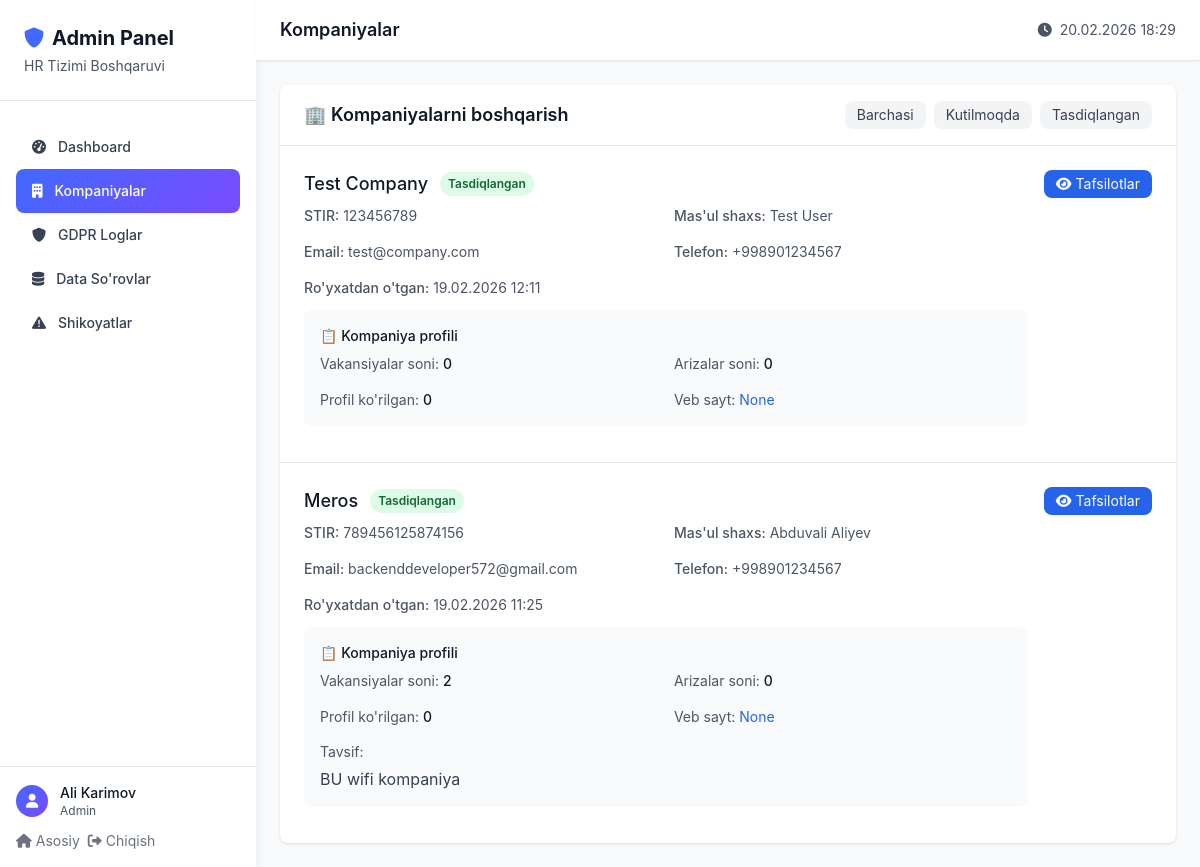
The page /admin-panel/companies/ (signed in) on the database its author committed.
### hr_bolim/models.py (models this page shows, shortened)
class User(AbstractUser):
    ROLE_CHOICES = (
        ("candidate","Ish izlovchi"),
        ("employer","Ish beruvchi"),
        ("admin","Admin")
    )
    role = models.CharField(max_length=20,choices=ROLE_CHOICES)
    phone = models.CharField(max_length=20,blank=True,null=True)
    consent_given = models.BooleanField(default=False)
    consent_date = models.DateTimeField(blank=True,null=True)
    consent_policy_version = models.CharField(max_length=10,blank=True,null=True)
    data_retention_until = models.DateTimeField(blank=True,null=True)
    is_delete = models .BooleanField(default=False)
    created_at = models.DateTimeField(auto_now_add=True)
    update_at = models.DateTimeField(auto_now=True)
    is_staff = models.BooleanField(default=False)
    is_superuser = models.BooleanField(default=False)

class Company(models.Model):
    user = models.OneToOneField(User, on_delete=models.CASCADE, related_name='company')
    company_name = models.CharField(max_length=200)
    stir = models.CharField(max_length=50, unique=True, help_text="STIR / Ro'yxat raqami")
    email = models.EmailField()
    responsible_person = models.CharField(max_length=150)
    phone = models.CharField(max_length=20)
    data_processing_consent = models.BooleanField(default=False)
    consent_date = models.DateTimeField(blank=True, null=True)
    is_verified = models.BooleanField(default=False)
    created_at = models.DateTimeField(auto_now_add=True)
    updated_at = models.DateTimeField(auto_now=True)

class CompanyProfile(models.Model):
    company = models.OneToOneField(Company, on_delete=models.CASCADE, related_name='profile')
    logo = models.ImageField(upload_to='company_logos/', blank=True, null=True)
    description = models.TextField()
    address = models.TextField()
    website = models.URLField(blank=True, null=True)
    facebook = models.URLField(blank=True, null=True)
    linkedin = models.URLField(blank=True, null=True)
    instagram = models.URLField(blank=True, null=True)
    telegram = models.URLField(blank=True, null=True)
    total_jobs_posted = models.PositiveIntegerField(default=0)
    total_applications = models.PositiveIntegerField(default=0)
    profile_views = models.PositiveIntegerField(default=0)
    created_at = models.DateTimeField(auto_now_add=True)
    updated_at = models.DateTimeField(auto_now=True)

### hr_bolim/views.py (the view)
# urls.py: path('admin-panel/companies/', admin_companies, name='admin_companies'),
@login_required
def admin_companies(request):
    if request.user.role != 'admin' and not request.user.is_superuser:
        return redirect('home')
    companies = Company.objects.all().order_by('-created_at')
    context = {
        'companies': companies,
    }
    return render(request, 'hr_bolim/admin/companies.html', context)

### hr_bolim/templates/hr_bolim/admin/companies.html (shortened to what this page needs)
{% extends 'hr_bolim/admin/base_admin.html' %}
{% block page_title %}Kompaniyalar{% endblock %}
{% block admin_content %}
<div class="bg-white rounded-lg shadow">
    <div class="px-6 py-4 border-b border-gray-200">
        <div class="flex justify-between items-center">
            <h2 class="text-lg font-semibold text-gray-900">🏢 Kompaniyalarni boshqarish</h2>
            <div class="flex space-x-2">
                <a href="?status=" class="px-3 py-1 text-sm {% if status_filter == '' %}bg-gray-900 text-white{% else %}bg-gray-100 text-gray-700{% endif %} rounded-lg">
                    Barchasi
                </a>
                <a href="?status=pending" class="px-3 py-1 text-sm {% if status_filter == 'pending' %}bg-yellow-100 text-yellow-800{% else %}bg-gray-100 text-gray-700{% endif %} rounded-lg">
                    Kutilmoqda
                </a>
                <a href="?status=verified" class="px-3 py-1 text-sm {% if status_filter == 'verified' %}bg-green-100 text-green-800{% else %}bg-gray-100 text-gray-700{% endif %} rounded-lg">
                    Tasdiqlangan
                </a>
            </div>
        </div>
    </div>
    <div class="divide-y divide-gray-200">
        {% for company in companies %}
        <div class="p-6 hover:bg-gray-50">
            <div class="flex justify-between items-start">
                <div class="flex-1">
                    <div class="flex items-center space-x-3 mb-2">
                        <h3 class="text-lg font-medium text-gray-900">{{ company.company_name }}</h3>
                        <span class="px-2 py-1 text-xs font-semibold rounded-full {% if company.is_verified %}bg-green-100 text-green-800{% else %}bg-yellow-100 text-yellow-800{% endif %}">
                            {% if company.is_verified %}Tasdiqlangan{% else %}Kutilmoqda{% endif %}
                        </span>
                    </div>
                    <div class="grid grid-cols-1 md:grid-cols-2 gap-4 text-sm text-gray-600 mb-3">
                        <div>
                            <span class="font-medium">STIR:</span> {{ company.stir }}
                        </div>
                        <div>
                            <span class="font-medium">Mas'ul shaxs:</span> {{ company.responsible_person }}
                        </div>
                        <div>
                            <span class="font-medium">Email:</span> {{ company.email }}
                        </div>
                        <div>
                            <span class="font-medium">Telefon:</span> {{ company.phone }}
                        </div>
                        <div class="md:col-span-2">
                            <span class="font-medium">Ro'yxatdan o'tgan:</span> {{ company.created_at|date:"d.m.Y H:i" }}
                        </div>
                    </div>
                    {% if company.profile %}
                    <div class="bg-gray-50 rounded-lg p-4 mb-3">
                        <h4 class="text-sm font-medium text-gray-900 mb-2">📋 Kompaniya profili</h4>
                        <div class="grid grid-cols-1 md:grid-cols-2 gap-4 text-sm">
                            <div>
                                <span class="text-gray-600">Vakansiyalar soni:</span>
                                <span class="font-medium text-gray-900">{{ company.profile.total_jobs_posted }}</span>
                            </div>
                            <div>
                                <span class="text-gray-600">Arizalar soni:</span>
                                <span class="font-medium text-gray-900">{{ company.profile.total_applications }}</span>
                            </div>
                            <div>
                                <span class="text-gray-600">Profil ko'rilgan:</span>
                                <span class="font-medium text-gray-900">{{ company.profile.profile_views }}</span>
                            </div>
                            <div>
                                <span class="text-gray-600">Veb sayt:</span>
                                <a href="{{ company.profile.website }}" target="_blank" class="text-blue-600 hover:underline">{{ company.profile.website }}</a>
                            </div>
                        </div>
                        {% if company.profile.description %}
                        <div class="mt-3">
                            <span class="text-gray-600 text-sm">Tavsif:</span>
                            <p class="text-gray-700 mt-1">{{ company.profile.description|truncatewords:20 }}</p>
                        </div>
                        {% endif %}
                    </div>
                    {% endif %}
                </div>
                <div class="ml-4 flex space-x-2">
                    <button class="px-3 py-1 bg-blue-600 text-white text-sm rounded-lg hover:bg-blue-700">
                        <i class="fas fa-eye mr-1"></i>Tafsilotlar
                    </button>
                </div>
            </div>
        </div>
        {% empty %}
        <div class="p-12 text-center">
            <i class="fas fa-building text-gray-400 text-5xl mb-4"></i>
            <h3 class="text-lg font-medium text-gray-900 mb-2">Kompaniyalar yo'q</h3>
            <p class="text-gray-600">Hali hech qanday kompaniya ro'yxatdan o'tmagan</p>
        </div>
        {% endfor %}
    </div>
</div>
{% endblock %}

### hr_bolim/templates/hr_bolim/admin/base_admin.html (shortened to what this page needs)
<!DOCTYPE html>
<html lang="uz">
<head>
    <script src="https://cdn.tailwindcss.com"></script>
    <link rel="stylesheet" href="https://cdnjs.cloudflare.com/ajax/libs/font-awesome/6.0.0/css/all.min.css">
</head>
<body class="bg-gray-50">
    <div class="flex h-screen">
        <div class="w-64 bg-white shadow-lg">
            <div class="p-6 border-b border-gray-200">
                <h1 class="text-xl font-bold text-gray-900 flex items-center">
                    <i class="fas fa-shield-alt mr-2" style="color: var(--primary);"></i>
                    Admin Panel
                </h1>
                <p class="text-sm text-gray-600 mt-1">HR Tizimi Boshqaruvi</p>
            </div>
            <nav class="mt-6">
                <div class="px-4">
                    <a href="{% url 'admin_dashboard' %}" class="sidebar-link flex items-center px-4 py-3 text-sm font-medium rounded-lg {% if request.resolver_match.url_name == 'admin_dashboard' %}active{% else %}text-gray-700 hover:bg-gray-100{% endif %}">
                        <i class="fas fa-tachometer-alt mr-3"></i>
                        Dashboard
                    </a>
                    <a href="{% url 'admin_companies' %}" class="sidebar-link flex items-center px-4 py-3 text-sm font-medium rounded-lg {% if request.resolver_match.url_name == 'admin_companies' %}active{% else %}text-gray-700 hover:bg-gray-100{% endif %}">
                        <i class="fas fa-building mr-3"></i>
                        Kompaniyalar
                    </a>
                    <a href="{% url 'admin_gdpr_logs' %}" class="sidebar-link flex items-center px-4 py-3 text-sm font-medium rounded-lg {% if request.resolver_match.url_name == 'admin_gdpr_logs' %}active{% else %}text-gray-700 hover:bg-gray-100{% endif %}">
                        <i class="fas fa-shield-alt mr-3"></i>
                        GDPR Loglar
                    </a>
                    <a href="{% url 'admin_data_requests' %}" class="sidebar-link flex items-center px-4 py-3 text-sm font-medium rounded-lg {% if request.resolver_match.url_name == 'admin_data_requests' %}active{% else %}text-gray-700 hover:bg-gray-100{% endif %}">
                        <i class="fas fa-database mr-3"></i>
                        Data So'rovlar
                    </a>
                    <a href="{% url 'admin_complaints' %}" class="sidebar-link flex items-center px-4 py-3 text-sm font-medium rounded-lg {% if request.resolver_match.url_name == 'admin_complaints' %}active{% else %}text-gray-700 hover:bg-gray-100{% endif %}">
                        <i class="fas fa-exclamation-triangle mr-3"></i>
                        Shikoyatlar
                    </a>
                </div>
            </nav>
            <div class="absolute bottom-0 w-64 p-4 border-t border-gray-200">
                <div class="flex items-center">
                    <div class="w-8 h-8 rounded-full flex items-center justify-center" style="background: var(--gradient-primary);">
                        <i class="fas fa-user text-white text-sm"></i>
                    </div>
                    <div class="ml-3">
                        <p class="text-sm font-medium text-gray-900">{{ request.user.get_full_name|default:request.user.email }}</p>
                        <p class="text-xs text-gray-600">Admin</p>
                    </div>
                </div>
                <div class="mt-3 flex space-x-2">
                    <a href="{% url 'home' %}" class="text-gray-500 hover:text-gray-700 text-sm">
                        <i class="fas fa-home mr-1"></i>Asosiy
                    </a>
                    <a href="{% url 'logout' %}" class="text-gray-500 hover:text-gray-700 text-sm">
                        <i class="fas fa-sign-out-alt mr-1"></i>Chiqish
                    </a>
                </div>
            </div>
        </div>
        <div class="flex-1 main-content">
            <header class="bg-white shadow-sm border-b border-gray-200">
                <div class="px-6 py-4">
                    <div class="flex justify-between items-center">
                        <h2 class="text-lg font-semibold text-gray-900">{% block page_title %}Admin Panel{% endblock %}</h2>
                        <div class="flex items-center space-x-4">
                            <span class="text-sm text-gray-600">
                                <i class="fas fa-clock mr-1"></i>
                                {% now "d.m.Y H:i" %}
                            </span>
                        </div>
                    </div>
                </div>
            </header>
            <main class="px-6 py-6">
                {% block admin_content %}
                {% endblock %}
            </main>
        </div>
    </div>
</body>
</html>

### hr_bolim/templates/hr_bolim/admin/base_admin.html (style rules this page uses)
:root { --primary: #4169FF; --primary-purple: #7B4BFF; --gradient-primary: linear-gradient(135deg, #4169FF 0%, #7B4BFF 100%); --gradient-hero: linear-gradient(135deg, #4169FF 0%, #9B6BFF 50%, #B77BFF 100%); --text-dark: #1a1a1a; --text-gray: #666; --bg-light: #F5F7FF; --white: #ffffff; --shadow-sm: 0 2px 8px rgba(65, 105, 255, 0.08); --shadow-md: 0 4px 20px rgba(65, 105, 255, 0.12); --shadow-lg: 0 8px 32px rgba(65, 105, 255, 0.16); --border: #e5e7eb; }
body { font-family: 'Onest', -apple-system, BlinkMacSystemFont, sans-serif; background: var(--bg-light); }
.sidebar-link { transition: all 0.3s ease; }
.sidebar-link.active { background: var(--gradient-primary); color: white !important; }
.main-content { min-height: 100vh; }

### rows shown on the page
User: user.get_full_name "Ali Karimov"
Company: company_name "Test Company", is_verified "Tasdiqlangan", stir "123456789", responsible_person "Test User", email "test@company.com", phone "+998901234567", created_at "19.02.2026 12:11", profile.total_jobs_posted "0", profile.total_applications "0", profile.profile_views "0", profile.website "None"
Company: company_name "Meros", is_verified "Tasdiqlangan", stir "789456125874156", responsible_person "Abduvali Aliyev", email "backenddeveloper572@gmail.com", phone "+998901234567", created_at "19.02.2026 11:25", profile.total_jobs_posted "2", profile.total_applications "0", profile.profile_views "0", profile.website "None", profile.description "BU wifi kompaniya"
